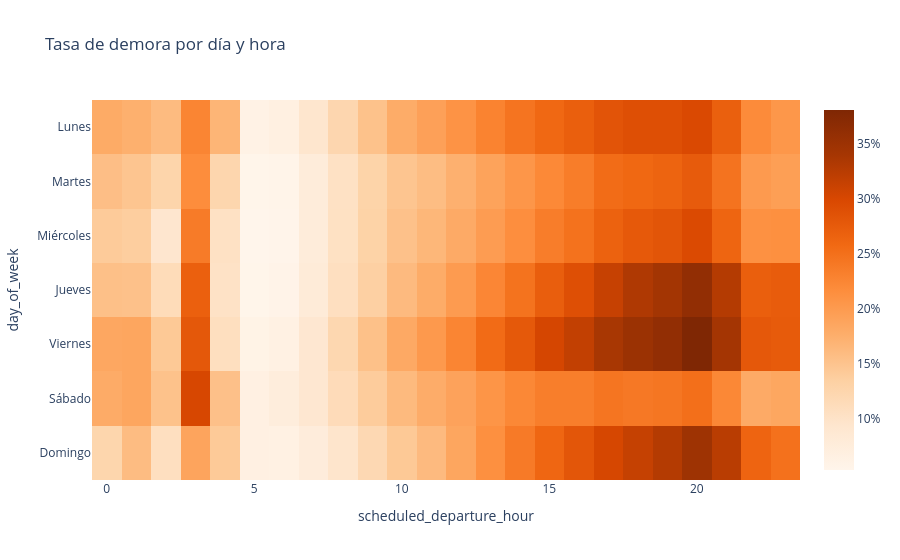

The code cell stored with this chart in its notebook:
### Code cell
# ¿Qué días y horas programadas concentran las mayores tasas de demora?

day_names = {
    1: "Lunes",
    2: "Martes",
    3: "Miércoles",
    4: "Jueves",
    5: "Viernes",
    6: "Sábado",
    7: "Domingo",
}
calendar_hour = add_rates(
    day_hour.groupby(["day_of_week", "scheduled_departure_hour"])[metric_columns]
    .sum()
    .reset_index()
)
calendar_hour.to_csv(SUBMISSION_DIR / "day_hour_delay.csv", index=False)
rate_matrix = calendar_hour.pivot(
    index="day_of_week", columns="scheduled_departure_hour", values="delay_rate"
)
fig = px.imshow(
    rate_matrix,
    color_continuous_scale="Oranges",
    aspect="auto",
    title="Tasa de demora por día y hora",
)
fig.update_yaxes(
    tickmode="array", tickvals=list(day_names), ticktext=list(day_names.values())
)
fig.update_layout(template="plotly_white", coloraxis_colorbar_tickformat=".0%")
fig.show()

### Figure 1 — Plotly figure (JSON) as saved in the notebook; plotly's stock layout.template omitted (floating-point values rounded to 4 significant figures; data arrays with more than 128 entries replaced by an {"elided": "..."} marker saying what was removed)
{"data": [{"coloraxis": "coloraxis", "hovertemplate": "scheduled_departure_hour: %{x}<br>day_of_week: %{y}<br>color: %{z}<extra></extra>", "name": "0", "type": "heatmap", "x": [0, 1, 2, 3, 4, 5, 6, 7, 8, 9, 10, 11, 12, 13, 14, 15, 16, 17, 18, 19, 20, 21, 22, 23], "xaxis": "x", "y": [1, 2, 3, 4, 5, 6, 7], "yaxis": "y", "z": {"elided": "7x24 float values"}}], "layout": {"coloraxis": {"autocolorscale": false, "colorbar": {"tickformat": ".0%"}, "colorscale": [[0, "rgb(255,245,235)"], [0.125, "rgb(254,230,206)"], [0.25, "rgb(253,208,162)"], [0.375, "rgb(253,174,107)"], [0.5, "rgb(253,141,60)"], [0.625, "rgb(241,105,19)"], [0.75, "rgb(217,72,1)"], [0.875, "rgb(166,54,3)"], [1, "rgb(127,39,4)"]]}, "title": {"text": "Tasa de demora por día y hora"}, "xaxis": {"anchor": "y", "domain": [0, 1], "title": {"text": "scheduled_departure_hour"}}, "yaxis": {"anchor": "x", "autorange": "reversed", "domain": [0, 1], "tickmode": "array", "ticktext": ["Lunes", "Martes", "Miércoles", "Jueves", "Viernes", "Sábado", "Domingo"], "tickvals": [1, 2, 3, 4, 5, 6, 7], "title": {"text": "day_of_week"}}}}
